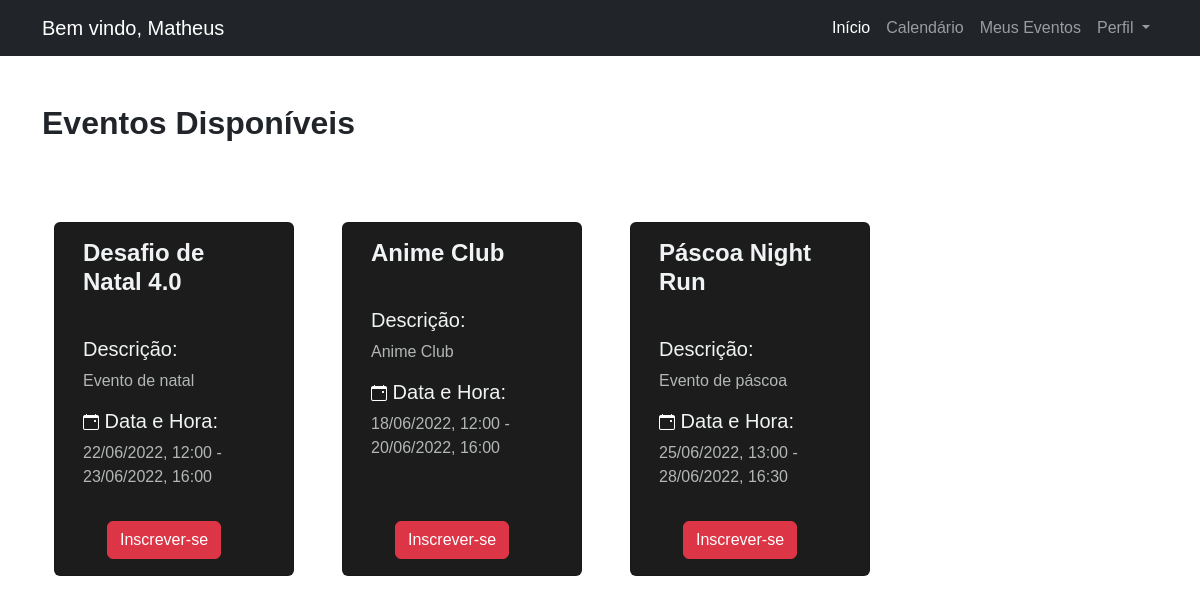
The app's page /home.php (signed in) with its own data.
### tables this page shows
CREATE TABLE `usuarios` (
  `idUsuario` int(11) NOT NULL,
  `nome` varchar(45) NOT NULL,
  `email` varchar(110) NOT NULL,
  `telefone` varchar(15) NOT NULL,
  `sexo` char(1) NOT NULL,
  `senha` varchar(45) NOT NULL
);

CREATE TABLE `eventos` (
  `idEvento` int(11) NOT NULL,
  `descricao` varchar(255) NOT NULL,
  `horaInicio` time NOT NULL,
  `horaFim` time NOT NULL,
  `dataInicio` date NOT NULL DEFAULT current_timestamp(),
  `dataFim` date NOT NULL DEFAULT current_timestamp(),
  `idOrganizador` int(11) NOT NULL,
  `nome` varchar(25) NOT NULL
);

### home.php (the view, shortened to what this page needs)
<?php
include_once('config.php');
    $emailLogado = $_SESSION['email'];
    $senhaLogado = $_SESSION['senha'];
    $idUsuario = "SELECT idUsuario, nome FROM usuarios WHERE email='$emailLogado' AND senha = '$senhaLogado'";
    $resultUsuario = $conexao->query($idUsuario);
    while ($usuarioDB = mysqli_fetch_assoc($resultUsuario)) {
        $idUsuario = $usuarioDB['idUsuario'];
        $nome = $usuarioDB['nome'];
    }
    $eventos = "SELECT * FROM eventos";
    $resultEventos = $conexao->query($eventos);
?>
<!DOCTYPE html>
<html lang="en">
<head>
    <link href="https://cdn.jsdelivr.net/npm/bootstrap@5.2.0-beta1/dist/css/bootstrap.min.css" rel="stylesheet">
    <link rel="stylesheet" href="https://cdn.jsdelivr.net/npm/bootstrap-icons@1.3.0/font/bootstrap-icons.css">
</head>
<body>
    <nav class="navbar navbar-expand-lg navbar-dark bg-dark">
        <div class="container">
            <a class="navbar-brand">Bem vindo, <?php echo $nome ?></a>
            <div class="collapse navbar-collapse justify-content-center" id="navbarNavDropdown">
                <ul class="navbar-nav ms-auto">
                    <li class="nav-item">
                        <a class="nav-link active" href="">Início</a>
                    </li>
                    <li class="nav-item">
                        <a class="nav-link" href="calendario.php">Calendário</a>
                    </li>
                    <li class="nav-item">
                        <a class="nav-link" href="MeusEventos.php">Meus Eventos</a>
                    </li>
                    <li class="nav-item dropdown ">
                        <a class="nav-link dropdown-toggle" href="#" id="navbarDropdown" role="button" data-bs-toggle="dropdown" aria-expanded="false">
                            Perfil
                        </a>
                    </li>
                </ul>
            </div>
        </div>
    </nav>
    <div class="container conteudo">
        <div class="row mt-5 mb-4">
            <h2><strong>Eventos Disponíveis</strong></h2>
        </div>
        <div class="row">
            <?php
            while ($eventosDB = mysqli_fetch_assoc($resultEventos)) {
                $dataInicio = date_create($eventosDB['dataInicio']);
                $dataFim = date_create($eventosDB['dataFim']);
                echo "<div class='card m-4 mt-5' style='width: 15rem;'>";
                echo "<div class='p-3'>";
                echo "<h4 class='card-title'><strong>" . $eventosDB['nome'] . "</strong></h4>";
                echo "</div>";
                echo "<div class='card-body'>";
                echo "<h5>Descrição:</h5>";
                echo "<p class='card-text'>" . $eventosDB['descricao'] . "</p>";
                echo "<h5><i class='bi bi-calendar-event' style='color: white; font-size: 16px;'></i> Data e Hora:</h5>";
                echo "<p class='card-text'>" . date_format($dataInicio, 'd/m/Y') . ", " .date("H:i", strtotime($eventosDB['horaInicio']))  .' -</br>';
                        echo  date_format($dataFim, 'd/m/Y'). ", " . date("H:i", strtotime($eventosDB['horaFim'])) . "</p>";
                echo "</div>";
                echo "<div class='p-3'>";
                $idEvento = $eventosDB['idEvento'];
                $sql = "SELECT * FROM participantes WHERE idUsuario = $idUsuario and idEvento= $idEvento";
                $result = $conexao->query($sql);
                if (mysqli_num_rows($result) < 1) {
                    echo "<a type='button' class='btn btn-danger ms-4' href='home.php?idEvento=$eventosDB[idEvento]'>Inscrever-se</a>";
                } else {
                    echo "<a type='button' class='btn btn-danger disabled  ms-5'>Inscrito</a>";
                }
                echo "</div>";
                echo "</div>";
            }
            ?>
        </div>
    </div>
</body>
</html>

### home.php (style rules this page uses)
body { font-family: Arial, Helvetica, sans-serif; }
.conteudo { padding-bottom: 200px; }
.card { background-color: #1C1C1C; }
.card-title, h5 { color: #F0F3F4; }
.card-text { color: #B3B6B7; }

### records on screen
usuarios: nome "Matheus"
eventos: nome "Desafio de Natal 4.0", descricao "Evento de natal", dataInicio "22/06/2022", horaInicio "12:00", dataFim "23/06/2022", horaFim "16:00"
eventos: nome "Anime Club", descricao "Anime Club", dataInicio "18/06/2022", horaInicio "12:00", dataFim "20/06/2022", horaFim "16:00"
eventos: nome "Páscoa Night Run", descricao "Evento de páscoa", dataInicio "25/06/2022", horaInicio "13:00", dataFim "28/06/2022", horaFim "16:30"
